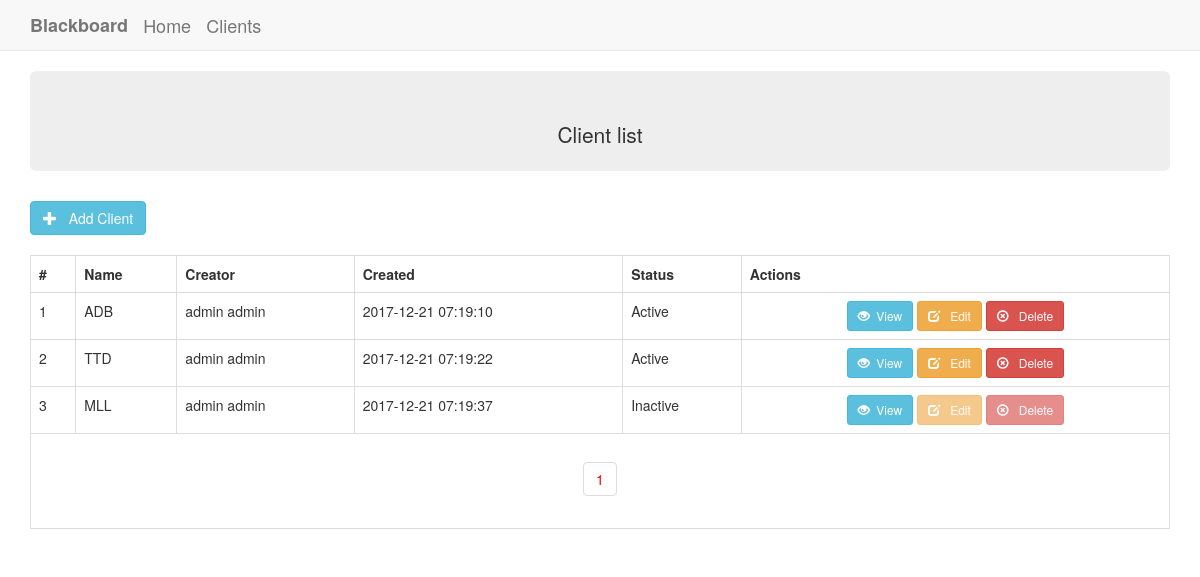
/index.php?mod=client&action=list (signed in), run on the app's committed database.
### tables this page shows
CREATE TABLE IF NOT EXISTS `client` (
`id` int(11) NOT NULL,
  `name` varchar(50) NOT NULL,
  `created_user_id` int(11) NOT NULL,
  `created_at` timestamp NOT NULL DEFAULT CURRENT_TIMESTAMP,
  `updated_at` timestamp NULL DEFAULT NULL,
  `deleted_at` timestamp NULL DEFAULT NULL
);

CREATE TABLE IF NOT EXISTS `user` (
`id` int(11) NOT NULL,
  `first_name` varchar(50) NOT NULL,
  `last_name` varchar(50) NOT NULL,
  `created_at` timestamp NOT NULL DEFAULT CURRENT_TIMESTAMP,
  `updated_at` timestamp NULL DEFAULT NULL,
  `deleted_at` timestamp NULL DEFAULT NULL
);

### index.php (called while the page is built, shortened)
<?php
if (isset($_GET['mod']) && !empty($_GET['mod'])){
    if (in_array($_GET['mod'], array('user','client'))){
        $pageTitle = ucfirst($_GET['mod']);
        if (isset($_GET['action']) && !empty($_GET['action'])){
            if (in_array($_GET['action'], array('add','edit','view','list','delete','login'))){
                $pageTitle .= ' '. $_GET['action'];
            }
        }
    }
}
else{
    $jumbotronTextAlign = 'text-right';
}
require 'public/header.php';
require 'app/class/bootstrap.php';
require 'public/footer.php';
?>

### app/class/model/User.php (called while the page is built, shortened)
<?php
 class User{
      public static function isLoggedIn(){
          return isset($_SESSION['logged_in']) && $_SESSION['logged_in'] == true;
      }
 }

### app/class/model/Client.php (called while the page is built, shortened)
<?php
class Client {
    private $table_name = 'client';
    private $records_per_page = 3;
    private $db;
    public function __construct(Database $db){
        $this->db = $db;
    }
    public function getTotalClients(){
       return $this->db->count($this->table_name);
    }
    public function all($start_position = 0){
       return  $this->db->fetchAll($table_name = $this->table_name, $this->records_per_page, $start_position);
    }
}

### app/conf/Database.php (called while the page is built, shortened)
<?php
 class Database{
     private $pdo;
     private $host    = "localhost";
     private $db_user = "root";
     private $db_pass = "r00tDB";
     private $db_name = "blackboard";
     public function __construct()
     {
         try
         {
             $this->pdo = new PDO("mysql:host={$this->host};dbname={$this->db_name}",$this->db_user,$this->db_pass);
             $this->pdo->setAttribute(PDO::ATTR_ERRMODE, PDO::ERRMODE_EXCEPTION);
         } catch (PDOException $e)
         {
             throw new Exception("We having trouble connecting to database". $e->getMessage());
         }
     }
     public function fetchAll($table_name, $records_per_page, $starting_position = 0){
         try {
             $query = "SELECT core.*, usr.first_name, usr.last_name FROM {$table_name} as core INNER JOIN user as usr ON (core.created_user_id = usr.id) limit {$starting_position},{$records_per_page}";
             $statement = $this->pdo->prepare($query);
             $statement->execute();
             return $statement->fetchAll();
         }
         catch (Exception $e){
             throw new Exception($e->getMessage());
         }
     }
     public function count($table_name, $where = array()){
         if(!empty($where)){
             $strWhere = '';
             foreach ($where as $column => $value){
                 $strWhere .= empty($strWhere) ? "`{$column}` = '{$value}'" : " AND `{$column}` = '{$value}'";
             }
             $statement    = $this->pdo->prepare("SELECT COUNT(*) FROM {$table_name} WHERE {$strWhere}");
             $statement->execute();
         }
         else{
             $statement    = $this->pdo->prepare("SELECT COUNT(*) FROM {$table_name}");
             $statement->execute();
         }
         return  $statement->fetchColumn();
     }
 }
 ?>

### app/class/view/ClientView.php (the view, shortened to what this page needs)
<?php
class ClientView {
    private $client;
    public function __construct(Client $client, ClientController $controller){
        $this->client            = $client;
    }
                           ?>
            <?php
    public function listClients($start_position = 0){
        ?>
        <div class="container">
          <a href="index.php?mod=client&action=add&" class="btn btn-large btn-info"><i class="glyphicon glyphicon-plus"></i> &nbsp; Add Client</a>
        </div>
        <div class="clearfix"></div><br />
        <div class="container">
        <div class="table-responsive">
        <table class='table table-bordered'>
        <tr>
        <th>#</th>
        <th>Name</th>
        <th>Creator</th>
        <th>Created</th>
        <th>Status</th>
        <th colspan="3" align="center">Actions</th>
        </tr>
        <?php
        $clients = $this->client->all($start_position);
        if(count($clients) > 0)
        {
            foreach( $clients as $row )
            {
                $disabled = $row['deleted_at'] ? 'disabled' : '';
                ?>
                <tr>
                <td><?php print($row['id']); ?></td>
                <td><?php print($row['name']); ?></td>
                <td><?php print($row['first_name']. ' '. $row['last_name']);?></td>
                <td><?php print($row['created_at']); ?></td>
                <td><?php print($row['deleted_at'] ? 'Inactive' : 'Active'); ?></td>
                <td align="center">
                  <a href="index.php?mod=client&action=view&id=<?php print($row['id']); ?>" class="btn btn-info btn-sm"><i class="glyphicon glyphicon-eye-open"></i> &nbsp;View</a>
                  <a href="index.php?mod=client&action=edit&id=<?php print($row['id']); ?>" class="btn btn-warning  btn-sm <?php print $disabled;?>"><i class="glyphicon glyphicon-edit"></i> &nbsp; Edit</a>
                  <a href="index.php?mod=client&action=delete&id=<?php print($row['id']); ?>" class="btn btn-danger  btn-sm <?php print $disabled;?>"><i class="glyphicon glyphicon-remove-circle"></i> &nbsp; Delete</a>
                </td>
                </tr>
                <?php
			}
		}
		else
		{
			?>
            <tr>
            <td>No clients found...</td>
            </tr>
            <?php
		}
        ?>
    <tr>
        <td colspan="8" align="center">
 			<div class="pagination-wrap">
            <?php
                $self = 'index.php?mod=client&action=list&';
                $totalClients = $this->client->getTotalClients();
                if($totalClients > 0)
                {
                   ?><ul class ="pagination"><?php
                   $total_no_of_pages = ceil($totalClients / RECORDS_PER_PAGE);
        			$current_page = 1;
        			for($i=1; $i<=$total_no_of_pages; $i++)
        			{
        				if($i == $current_page)
        				{
        					echo "<li><a href='".$self."page_no=".$i."' style='color:red;'>".$i."</a></li>";
        				}
        				else
        				{
        					echo "<li><a href='".$self."page_no=".$i."'>".$i."</a></li>";
        				}
        			}
        			?></ul><?php
    		  }
            ?>
        	</div>
        </td>
    </tr>
</table>
</div>
</div>
<?php
    }
}

### public/header.php (shortened to what this page needs)
<!DOCTYPE html>
<html lang="en">
<head>
  <link rel="stylesheet" href="https://maxcdn.bootstrapcdn.com/bootstrap/3.3.7/css/bootstrap.min.css">
  <link rel="stylesheet" href="public/css/blackboard.css">
</head>
<body>
<div class="navbar navbar-default navbar-static-top" role="navigation">
    <div class="container">
        <div class="navbar-header">
            <strong><a class="navbar-brand" href="index.php?home">Blackboard</a></strong>
            <a class="navbar-brand" href="index.php?home">Home</a>
            <a class="navbar-brand" href="index.php?mod=client&action=list">Clients</a>
        </div>
    </div>
</div>
<div class="container">
     <div class="jumbotron <?php isset($jumbotronTextAlign) ? print $jumbotronTextAlign : print 'text-center'?>">
      	<p><?php isset($pageTitle) ? print $pageTitle : print 'We specialize in user & client management'?></p>
     </div>
</div>

### app/class/bootstrap.php (shortened to what this page needs)
<?php
if (isset($_GET['mod']) && !empty($_GET['mod'])){
    $entity = trim(preg_replace('/[^-a-zA-Z0-9_]/', '', $_GET['mod']));
    switch ($entity){
        case 'client':
            if(User::isLoggedIn()){
                $model      = new Client(new Database());
                $controller = new ClientController($model);
                $view       = new ClientView($model, $controller);
                $action = (isset($_GET['action']) && !empty($_GET['action'])) ? trim(preg_replace('/[^-a-zA-Z0-9_]/', '', $_GET['action'])) : null;
                if ( $action ) {
                    switch ( $action ){
                        case 'list':
                            $page = (isset($_GET['page_no']) && !empty($_GET['page_no'])) ? trim(preg_replace('/[^Z0-9_]/', '', $_GET['page_no'])) : 0;
                            $page == 1 ? $page = 0 : null;
                            $view->listClients($page);
                        break;
                    }
                }
                else{
                    $title    = "Operation not found";
                    $message  = "No operation specified!";
                    include 'app/class/view/event/error.php';
                }
            }
            else{
                Helper::redirect($url = 'index.php?mod=user&action=login&');
            }
            break;
    }
}
else {
    require 'public/home.php';
}

### public/footer.php (shortened to what this page needs)
</body>
</html>

### public/css/blackboard.css (style rules this page uses)
.jumbotron { max-height:100px; }

### data on the page
client: id "1", name "ADB", user.first_name "admin", user.last_name "admin", created_at "2017-12-21 07:19:10", shows "Active"
client: id "2", name "TTD", user.first_name "admin", user.last_name "admin", created_at "2017-12-21 07:19:22", shows "Active"
client: id "3", name "MLL", user.first_name "admin", user.last_name "admin", created_at "2017-12-21 07:19:37", shows "Inactive"

### other printed values
$pageTitle "Client list"
